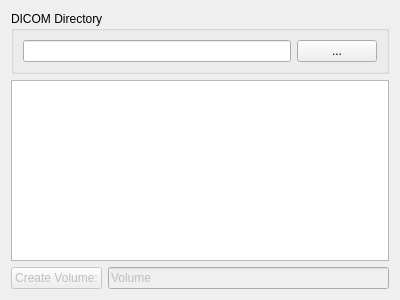
<?xml version="1.0" encoding="UTF-8"?>
<ui version="4.0">
 <class>DICOMReader</class>
 <widget class="QWidget" name="DICOMReader">
  <property name="geometry">
   <rect>
    <x>0</x>
    <y>0</y>
    <width>400</width>
    <height>300</height>
   </rect>
  </property>
  <property name="windowTitle">
   <string>Form</string>
  </property>
  <layout class="QGridLayout" name="gridLayout">
   <item row="0" column="0" colspan="2">
    <widget class="QGroupBox" name="directoryGroupBox">
     <property name="title">
      <string>DICOM Directory</string>
     </property>
     <layout class="QHBoxLayout" name="horizontalLayout">
      <item>
       <widget class="QLineEdit" name="directoryEdit">
        <property name="minimumSize">
         <size>
          <width>200</width>
          <height>0</height>
         </size>
        </property>
       </widget>
      </item>
      <item>
       <widget class="QPushButton" name="directoryChooser">
        <property name="text">
         <string>...</string>
        </property>
       </widget>
      </item>
     </layout>
    </widget>
   </item>
   <item row="1" column="0" colspan="2">
    <widget class="QTextBrowser" name="infoBrowser"/>
   </item>
   <item row="2" column="0">
    <widget class="QPushButton" name="createVolumeButton">
     <property name="enabled">
      <bool>false</bool>
     </property>
     <property name="text">
      <string>Create Volume:</string>
     </property>
    </widget>
   </item>
   <item row="2" column="1">
    <widget class="QLineEdit" name="nameLineEdit">
     <property name="enabled">
      <bool>false</bool>
     </property>
     <property name="text">
      <string>Volume</string>
     </property>
    </widget>
   </item>
  </layout>
 </widget>
 <resources/>
 <connections/>
</ui>
